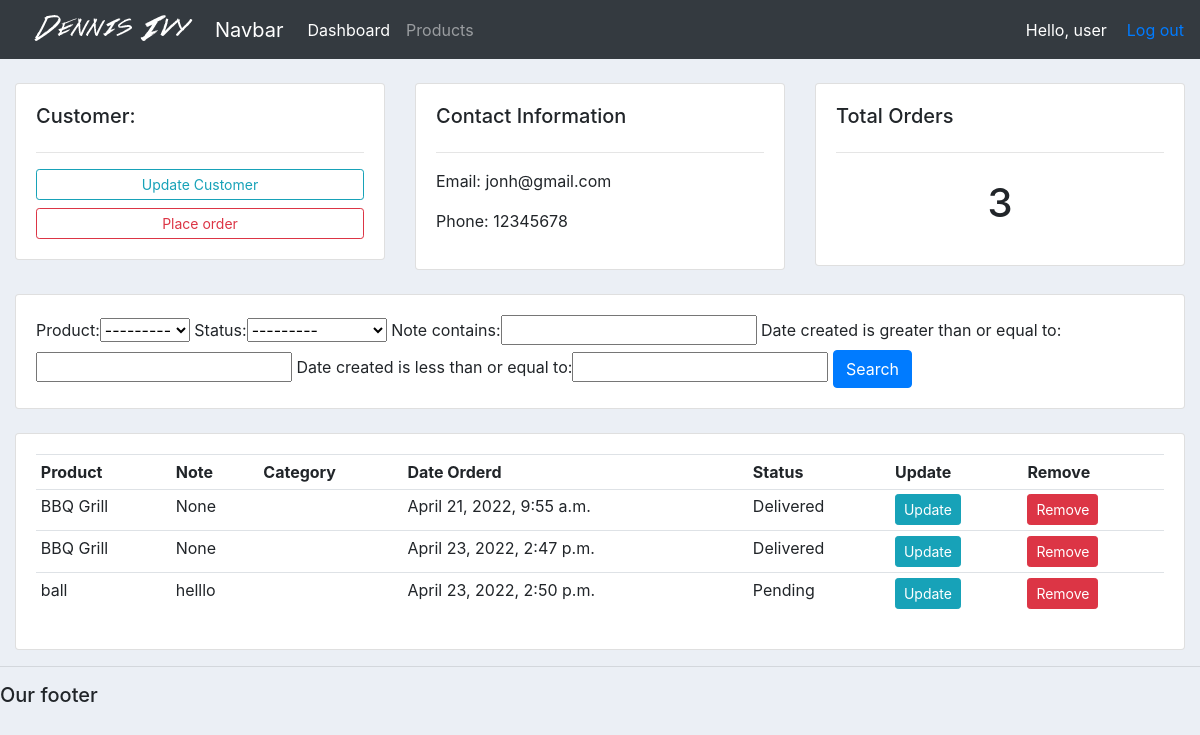
The app's page /customer/1/ (signed in) with its own data.
### accounts/models.py (models this page shows, shortened)
class Customer(models.Model):
	name = models.CharField(max_length=200, null=True)
	phone = models.CharField(max_length=200, null=True)
	email = models.CharField(max_length=200, null=True)
	date_created = models.DateTimeField(auto_now_add=True, null=True)

class Order(models.Model):
	STATUS = (
			('Pending', 'Pending'),
			('Out for delivery', 'Out for delivery'),
			('Delivered', 'Delivered'),
			)
	customer = models.ForeignKey(Customer, null=True, on_delete= models.SET_NULL)
	product = models.ForeignKey(Product, null=True, on_delete= models.SET_NULL)
	date_created = models.DateTimeField(auto_now_add=True, null=True)
	status = models.CharField(max_length=200, null=True, choices=STATUS)
	note=models.CharField(max_length=1000, null=True)

class Product(models.Model):
	CATEGORY = (
			('Indoor', 'Indoor'),
			('Out Door', 'Out Door'),
			)
	name = models.CharField(max_length=200, null=True)
	price = models.FloatField(null=True)
	category = models.CharField(max_length=200, null=True, choices=CATEGORY)
	description = models.CharField(max_length=200, null=True, blank=True)
	date_created = models.DateTimeField(auto_now_add=True, null=True)
	tags = models.ManyToManyField(Tag)
	def __str__(self):
		return self.name

### accounts/views.py (the view)
# urls.py: path('customer/<str:pk_test>/',views.customer, name ='customer'),
@login_required(login_url='login')
def customer(request,pk_test):
    customer = Customer.objects.get(id = pk_test)
    orders = customer.order_set.all()
    count = orders.count()
    myfilter = OrderFilter(request.GET, queryset= orders)
    orders = myfilter.qs
    context = {'customer':customer,'orders':orders,'count':count,'myfilter':myfilter}
    return render (request,'accounts/customer.html',context)

### accounts/templates/accounts/customer.html
{%  extends 'accounts/main.html' %}
{% block content %}
<br>
<div class="row">
	<div class="col-md">
		<div class="card card-body">
			<h5>Customer:</h5>
			<hr>
			<a class="btn btn-outline-info  btn-sm btn-block" href="">Update Customer</a>
			<a class="btn btn-outline-danger  btn-sm btn-block" href="{% url 'createOrder' customer.id %}">Place order</a>
		</div>
	</div>
	<div class="col-md">
		<div class="card card-body">
			<h5>Contact Information</h5>
			<hr>
			<p>Email: {{customer.email}} </p>
			<p>Phone: {{customer.phone}} </p>
		</div>
	</div>
	<div class="col-md">
		<div class="card card-body">
			<h5>Total Orders</h5>
			<hr>
			<h1 style="text-align: center;padding: 10px">{{count}}</h1>
		</div>
	</div>
</div>
<br>
<div class="row">
	<div class="col">
		<div class="card card-body">
			<form method="get">
				{{myfilter.form}}
		    <button class="btn btn-primary" type="submit">Search</button>
		  </form>
		</div>
	</div>
</div>
<br>
<div class="row">
	<div class="col-md">
		<div class="card card-body">
			<table class="table table-sm">
				<tr>
					<th>Product</th>
					<th>Note</th>
					<th>Category</th>
					<th>Date Orderd</th>
					<th>Status</th>
					<th>Update</th>
					<th>Remove</th>
				</tr>
				{% for order in orders %}
					<tr>
						<td> {{order.product}} </td>
						<td> {{order.note}} </td>
						<td> {{order.category}} </td>
						<td> {{order.date_created}} </td>
						<td> {{order.status}} </td>
						<td> <a class = "btn btn-sm btn-info" href = "{% url 'updateOrder' order.id %}">Update</a></td>
						<td> <a class = "btn btn-sm btn-danger" href = "{% url 'deleteOrder' order.id %}">Remove</a></td>
					</tr>
				{% endfor %}
			</table>
		</div>
	</div>
</div>
{% endblock %}

### accounts/templates/accounts/navbar.html (shortened to what this page needs)
{% load static %}
<nav class="navbar navbar-expand-lg navbar-dark bg-dark">
  <img src="{% static 'images/logo.png' %}">
  <a class="navbar-brand" href="#">Navbar</a>
  <div class="collapse navbar-collapse" id="navbarNav">
    <ul class="navbar-nav">
      <li class="nav-item active">
        <a class="nav-link" href="{% url 'home' %}">Dashboard</a>
      </li>
      <li class="nav-item">
        <a class="nav-link" href="{% url 'products' %}">Products</a>
      </li>
    </ul>
  </div>
  <span style="color:white; margin-right:20px" >Hello, {{request.user}}</span>
  <span><a href = "{% url 'logout' %}">Log out</a></span>
</nav>

### static/css/main.css (style rules this page uses)
body { background-color: #ebeff5; }

### records on screen
Customer: email "jonh@gmail.com", phone "12345678"
Order: product "BBQ Grill", note "None", date_created "April 21, 2022, 9:55 a.m.", status "Delivered"
Order: product "BBQ Grill", note "None", date_created "April 23, 2022, 2:47 p.m.", status "Delivered"
Order: product "ball", note "helllo", date_created "April 23, 2022, 2:50 p.m.", status "Pending"

### other values on screen
{{ request.user }} "user"
{{ count }} "3"
